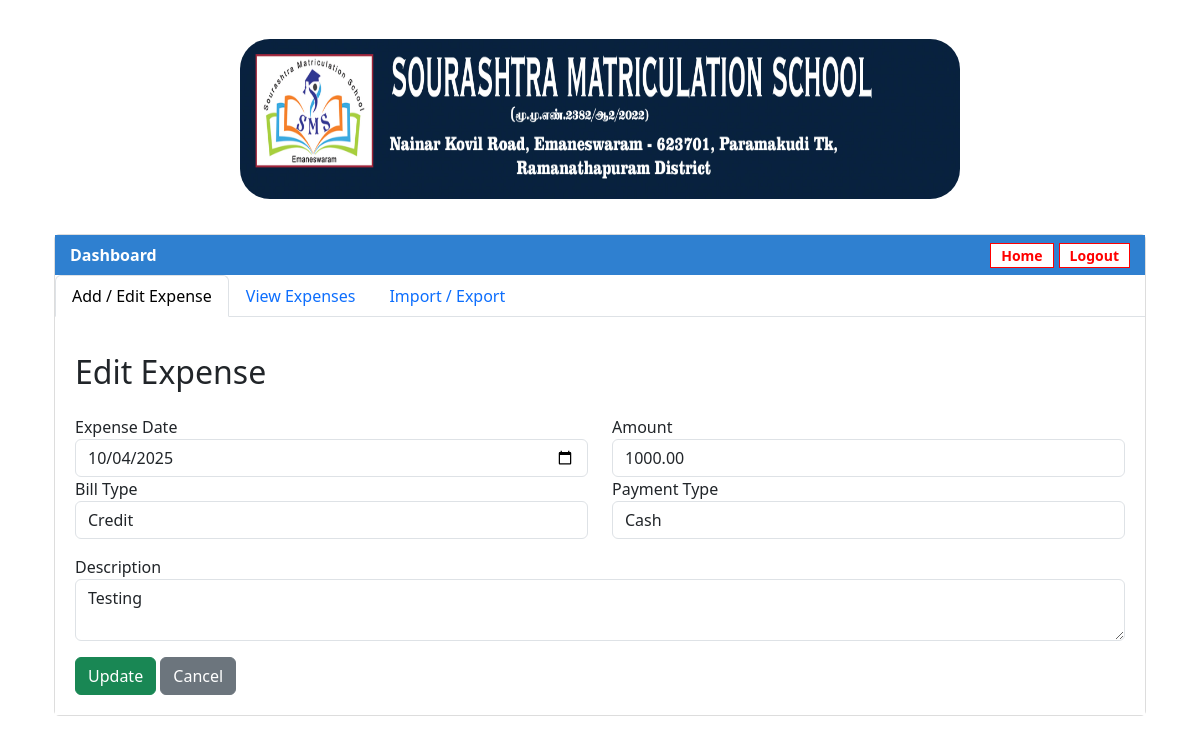
/expenses.php?active_tab=crud&edit_bill=SMSBill0002 (signed in), run on the app's committed database.
### tables this page shows
CREATE TABLE `school_expenses` (
  `bill_no` varchar(50) NOT NULL,
  `expense_date` date NOT NULL,
  `description` text DEFAULT NULL,
  `amount` decimal(10,2) NOT NULL,
  `billtype` enum('Credit','Debit') NOT NULL DEFAULT 'Debit',
  `created_at` timestamp NOT NULL DEFAULT current_timestamp(),
  `payment_type` enum('Cash','GPay') NOT NULL DEFAULT 'Cash'
);

### cu_expenses.php (the view, shortened to what this page needs)
<?php
$today = date('Y-m-d');
$edit_expense = null;
if (isset($_GET['edit_bill'])) {
    $bill_no = $_GET['edit_bill'];
    $stmt = $conn->prepare("SELECT * FROM school_expenses WHERE bill_no=?");
    $stmt->bind_param("s", $bill_no);
    $stmt->execute();
    $result_edit = $stmt->get_result();
    $edit_expense = $result_edit->fetch_assoc();
}
?>
<!DOCTYPE html>
<html lang="en">
<head>
<link href="https://cdn.jsdelivr.net/npm/bootstrap@5.3.2/dist/css/bootstrap.min.css" rel="stylesheet">
</head>
<body class="container py-4">
<h2 class="mb-4"><?= $edit_expense ? 'Edit Expense' : 'Add Expense' ?></h2>
<form method="POST">
    <div class="row mb-3">
        <div class="col-md-6">
            <label>Expense Date</label>
            <input type="date" name="expense_date" class="form-control" value="<?= $edit_expense['expense_date'] ?? '' ?>" max="<?= $today ?>" required>
        </div>
        <div class="col-md-6">
            <label>Amount</label>
            <input type="number" step="0.01" name="amount" class="form-control" value="<?= $edit_expense['amount'] ?? '' ?>" required>
        </div>
        <div class="col-md-6">
            <label>Bill Type</label>
            <select name="billtype" id="billtype_add" class="form-control" required>
                <option value="Credit" <?= ($edit_expense['billtype']??'')=='Credit'?'selected':'' ?>>Credit</option>
            </select>
        </div>
        <div class="col-md-6">
            <label>Payment Type</label>
            <select name="payment_type" class="form-control" required>
                <option value="Cash" <?= ($edit_expense['payment_type']??'')=='Cash'?'selected':'' ?>>Cash</option>
            </select>
        </div>
    </div>
    <div class="mb-3">
        <label>Description</label>
        <textarea name="description" id="description_add" class="form-control"><?= $edit_expense['description'] ?? '' ?></textarea>
    </div>
    <button type="submit" name="add_expense" class="btn btn-success"><?= $edit_expense ? 'Update' : 'Submit' ?></button>
    <?php if ($edit_expense): ?>
        <a href="expenses.php?active_tab=add" class="btn btn-secondary">Cancel</a>
    <?php else: ?>
        <button type="reset" class="btn btn-secondary">Reset</button>
    <?php endif; ?>
</form>
</body>
</html>

### style/style.css (style rules this page uses)
body { min-height: 100vh; position: relative; margin: 0; padding-bottom: 60px; }

### data on the page
school_expenses: expense_date "10/04/2025", amount "1000.00", billtype "Credit", payment_type "Cash", description "Testing"
